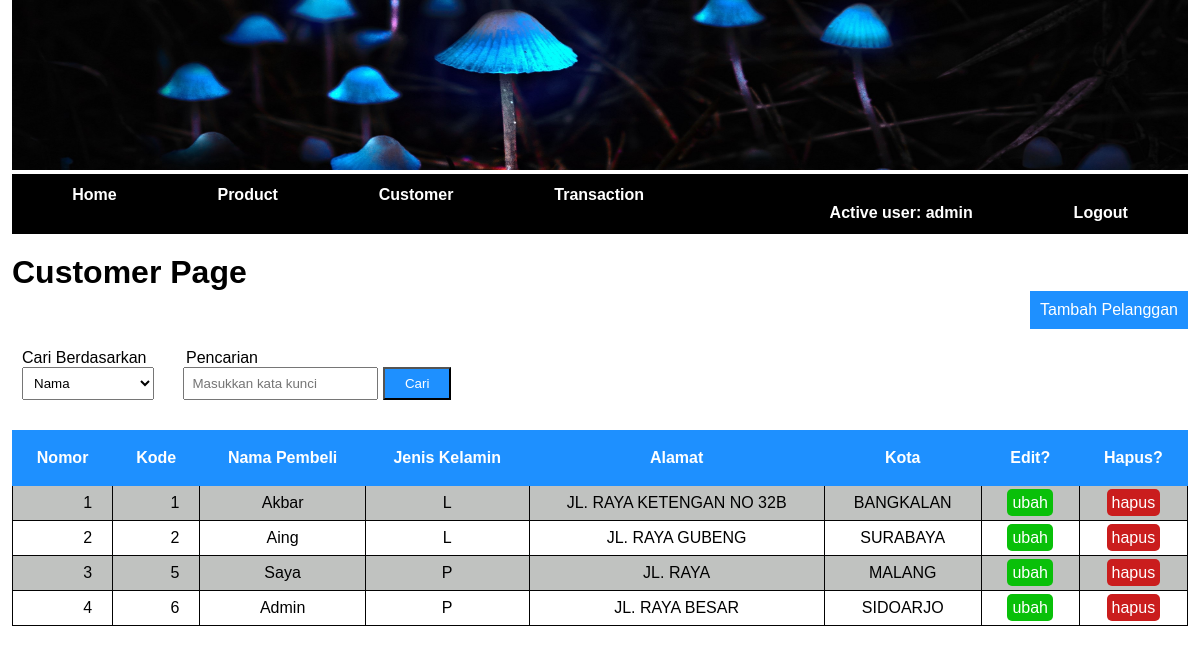
The page /customer/customer.php (signed in) on the database its author committed.
### tables this page shows
CREATE TABLE `pembeli` (
  `kd_pembeli` int(11) NOT NULL,
  `nm_pembeli` varchar(30) NOT NULL,
  `jenis_kelamin` varchar(2) NOT NULL,
  `alamat` text NOT NULL,
  `kota` varchar(20) NOT NULL
);

### customer/functions.php (called while the page is built, shortened)
<?php
    $conn = mysqli_connect("localhost", "root", "", "quizweb");
    function query($query){
        global $conn;
        $result = mysqli_query($conn, $query);
        $rows = [];
        while ($row = mysqli_fetch_assoc($result)){
            $rows[] = $row;
        }
        return $rows;
    }
?>

### customer/customer.php (the view, shortened to what this page needs)
<?php
    require 'functions.php';
    $customer = query("SELECT * FROM pembeli");
?>
<!DOCTYPE html>
<html lang="en">
<head>
    <link rel="stylesheet" href="style.css">
</head>
<body>
    <div class="container">
        <img src="1.jpg" alt="">
        <nav>
            <ul>
                <li>
                    <a href="../index.php">Home</a>
                    <a href="../product/product.php">Product</a>
                    <a href="customer.php">Customer</a>
                    <a href="../transaksi/transaction.php">Transaction</a>
                </li>
            </ul>
            <ul style="text-align: right">
                <li>
                    <a>Active user: <?php echo $_SESSION["username"] ?></a>
                    <a href="../home/logout.php">Logout</a>
                </li>
            </ul>
        </nav>
        <header>
            <h1>Customer Page</h1>
        </header>
        <a class="newCustomer" href="insert.php">Tambah Pelanggan</a>
        <div class="input">
            <form action="" method="POST">
                <label for="selectionFiled">Cari Berdasarkan</label>
                <label for="kataKunci">Pencarian</label>
                <br>
                <select class="selectionField" name="selectionField" id="selectionField">
                    <option value="nm_pembeli">Nama</option>
                </select>
                <input type="search" name="kataKunci" id="kataKunci" placeholder="Masukkan kata kunci" autocomplete="off">
                <button class="button_cari" type="submit" name="cari">Cari</button>
            </form>
        </div>
        <div class="tabel">
            <table >
                <tr>
                    <th>Nomor</th>
                    <th>Kode</th>
                    <th>Nama Pembeli</th>
                    <th>Jenis Kelamin</th>
                    <th>Alamat</th>
                    <th>Kota</th>
                    <th>Edit?</th>
                    <th>Hapus?</th>
                </tr>
                <?php $i = 1; ?>
                <?php foreach($customer as $row) : ?>
                <tr>
                    <td class="nomor"><?= $i; ?></td>
                    <td class="kd_pembeli"><?= $row["kd_pembeli"]; ?></td>
                    <td class="nm_pembeli"><?= $row["nm_pembeli"]; ?></td>
                    <td><?= $row["jenis_kelamin"]; ?></td>
                    <td class="alamat"><?= $row["alamat"]; ?></td>
                    <td><?= $row["kota"]; ?></td>
                    <td>
                        <a class="ubah" href="ubah.php?kd_pembeli=<?= $row["kd_pembeli"]; ?>">ubah</a>
                    </td>
                    <td>
                        <a class="hapus" href="hapus.php?kd_pembeli=<?= $row["kd_pembeli"]; ?>"
                            onclick="return confirm('Apakah data yang dipilih sudah benar?');">hapus</a>
                    </td>
                </tr>
                <?php $i++; ?>
                <?php endforeach; ?>
            </table>
        </div>
    </div>
</body>
</html>

### customer/style.css (style rules this page uses)
* { margin: 0; padding: 0; }
body { font-family: Arial, Helvetica, sans-serif; }
.container { width: 98%; margin: auto; height: auto; background-color: white; }
.container img { width: 100%; height: 170px; }
nav { background-color: rgb(0,0,0); padding: 12px; }
nav ul li { display: inline-block; list-style: none; }
nav ul li a { color: white; text-align: center; font-weight: bold; padding: 12px 48.2px; text-decoration: none; }
header { margin-top: 20px; }
.newCustomer { float: right; text-decoration: none; background-color: dodgerblue; padding: 10px; color: white; margin-bottom: 10px; }
.input { padding: 10px; }
.input form [type=search] { padding: 7px; }
.button_cari { padding: 7px 20px; background-color: dodgerblue; color: white; }
.selectionField { padding: 7px; margin-right: 25px; padding-right: 20px; }
.input form label { margin-right: 35px; }
table { margin-top: 20px; border-collapse: collapse; width: 100%; border: 1px solid #f2f5f7; }
table tr th { background: dodgerblue; padding: 18px; border: 1px solid dodgerblue; color: white; }
table, th, td { padding: 8px 20px; text-align: center; }
table tr td { border: 1px solid #030303; }
table tr:nth-child(even) { background-color: #c0c2c0; }
.nomor, .kd_pembeli { text-align: right; }
.nomor { margin-left: 2px; }
.ubah { text-decoration: none; background-color: rgb(9, 192, 9); padding: 5px; border-radius: 5px; color: white; }
.hapus { text-decoration: none; background-color: rgb(202, 29, 29); padding: 5px; border-radius: 5px; color: white; }
.alamat { margin-right: 230px; }

### rows shown on the page
pembeli: kd_pembeli "1", nm_pembeli "Akbar", jenis_kelamin "L", alamat "JL. RAYA KETENGAN NO 32B", kota "BANGKALAN"
pembeli: kd_pembeli "2", nm_pembeli "Aing", jenis_kelamin "L", alamat "JL. RAYA GUBENG", kota "SURABAYA"
pembeli: kd_pembeli "5", nm_pembeli "Saya", jenis_kelamin "P", alamat "JL. RAYA", kota "MALANG"
pembeli: kd_pembeli "6", nm_pembeli "Admin", jenis_kelamin "P", alamat "JL. RAYA BESAR", kota "SIDOARJO"

### other values the page prints
$_SESSION["username"] "admin"
